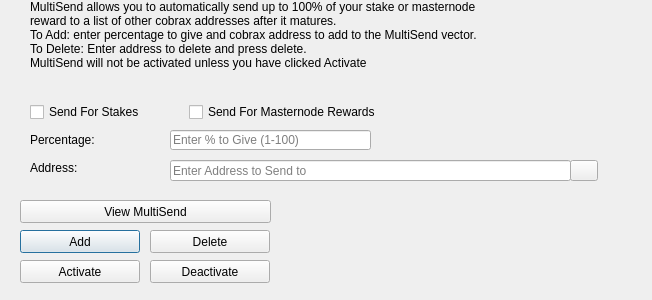
<?xml version="1.0" encoding="UTF-8"?>
<ui version="4.0">
 <class>MultiSendDialog</class>
 <widget class="QDialog" name="MultiSendDialog">
  <property name="windowModality">
   <enum>Qt::NonModal</enum>
  </property>
  <property name="geometry">
   <rect>
    <x>0</x>
    <y>0</y>
    <width>652</width>
    <height>300</height>
   </rect>
  </property>
  <property name="windowTitle">
   <string>MultiSend</string>
  </property>
  <widget class="QLineEdit" name="multiSendPercentEdit">
   <property name="geometry">
    <rect>
     <x>170</x>
     <y>130</y>
     <width>201</width>
     <height>20</height>
    </rect>
   </property>
   <property name="toolTip">
    <string>Enter whole numbers 1 - 100</string>
   </property>
   <property name="placeholderText">
    <string>Enter % to Give (1-100)</string>
   </property>
  </widget>
  <widget class="QLineEdit" name="multiSendAddressEdit">
   <property name="geometry">
    <rect>
     <x>170</x>
     <y>160</y>
     <width>401</width>
     <height>21</height>
    </rect>
   </property>
   <property name="toolTip">
    <string/>
   </property>
   <property name="placeholderText">
    <string>Enter Address to Send to</string>
   </property>
  </widget>
  <widget class="QLabel" name="label_2">
   <property name="geometry">
    <rect>
     <x>30</x>
     <y>0</y>
     <width>451</width>
     <height>121</height>
    </rect>
   </property>
   <property name="lineWidth">
    <number>1</number>
   </property>
   <property name="text">
    <string>MultiSend allows you to automatically send up to 100% of your stake or masternode reward to a list of other cobrax addresses after it matures.
To Add: enter percentage to give and cobrax address to add to the MultiSend vector.
To Delete: Enter address to delete and press delete.
MultiSend will not be activated unless you have clicked Activate</string>
   </property>
   <property name="alignment">
    <set>Qt::AlignLeading|Qt::AlignLeft|Qt::AlignTop</set>
   </property>
   <property name="wordWrap">
    <bool>true</bool>
   </property>
  </widget>
  <widget class="QLabel" name="message">
   <property name="geometry">
    <rect>
     <x>290</x>
     <y>200</y>
     <width>351</width>
     <height>91</height>
    </rect>
   </property>
   <property name="text">
    <string/>
   </property>
  </widget>
  <widget class="QPushButton" name="addButton">
   <property name="geometry">
    <rect>
     <x>20</x>
     <y>230</y>
     <width>120</width>
     <height>23</height>
    </rect>
   </property>
   <property name="toolTip">
    <string/>
   </property>
   <property name="statusTip">
    <string>Add to MultiSend Vector</string>
   </property>
   <property name="text">
    <string>Add</string>
   </property>
  </widget>
  <widget class="QPushButton" name="disableButton">
   <property name="geometry">
    <rect>
     <x>150</x>
     <y>260</y>
     <width>120</width>
     <height>23</height>
    </rect>
   </property>
   <property name="statusTip">
    <string>Deactivate MultiSend</string>
   </property>
   <property name="text">
    <string>Deactivate</string>
   </property>
  </widget>
  <widget class="QPushButton" name="addressBookButton">
   <property name="geometry">
    <rect>
     <x>570</x>
     <y>160</y>
     <width>28</width>
     <height>21</height>
    </rect>
   </property>
   <property name="toolTip">
    <string>Choose an address from the address book</string>
   </property>
   <property name="text">
    <string/>
   </property>
   <property name="icon">
    <iconset resource="../cobrax.qrc">
     <normaloff>:/icons/address-book</normaloff>:/icons/address-book</iconset>
   </property>
   <property name="shortcut">
    <string>Alt+A</string>
   </property>
   <property name="autoDefault">
    <bool>false</bool>
   </property>
  </widget>
  <widget class="QLabel" name="label">
   <property name="geometry">
    <rect>
     <x>30</x>
     <y>130</y>
     <width>121</width>
     <height>20</height>
    </rect>
   </property>
   <property name="toolTip">
    <string>Percentage of stake to send</string>
   </property>
   <property name="text">
    <string>Percentage:</string>
   </property>
  </widget>
  <widget class="QLabel" name="label_5">
   <property name="geometry">
    <rect>
     <x>30</x>
     <y>160</y>
     <width>111</width>
     <height>16</height>
    </rect>
   </property>
   <property name="toolTip">
    <string>Address to send portion of stake to</string>
   </property>
   <property name="text">
    <string>Address:</string>
   </property>
  </widget>
  <widget class="QPushButton" name="deleteButton">
   <property name="geometry">
    <rect>
     <x>150</x>
     <y>230</y>
     <width>120</width>
     <height>23</height>
    </rect>
   </property>
   <property name="toolTip">
    <string/>
   </property>
   <property name="statusTip">
    <string>Delete Address From MultiSend Vector</string>
   </property>
   <property name="text">
    <string>Delete</string>
   </property>
  </widget>
  <widget class="QPushButton" name="activateButton">
   <property name="geometry">
    <rect>
     <x>20</x>
     <y>260</y>
     <width>120</width>
     <height>23</height>
    </rect>
   </property>
   <property name="statusTip">
    <string>Activate MultiSend</string>
   </property>
   <property name="text">
    <string>Activate</string>
   </property>
  </widget>
  <widget class="QPushButton" name="viewButton">
   <property name="geometry">
    <rect>
     <x>20</x>
     <y>200</y>
     <width>251</width>
     <height>23</height>
    </rect>
   </property>
   <property name="toolTip">
    <string/>
   </property>
   <property name="statusTip">
    <string>View MultiSend Vector</string>
   </property>
   <property name="text">
    <string>View MultiSend</string>
   </property>
  </widget>
  <widget class="QWidget" name="horizontalLayoutWidget">
   <property name="geometry">
    <rect>
     <x>30</x>
     <y>100</y>
     <width>351</width>
     <height>24</height>
    </rect>
   </property>
   <layout class="QHBoxLayout" name="horizontalLayout">
    <item>
     <widget class="QCheckBox" name="multiSendStakeCheckBox">
      <property name="text">
       <string>Send For Stakes</string>
      </property>
     </widget>
    </item>
    <item>
     <widget class="QCheckBox" name="multiSendMasternodeCheckBox">
      <property name="text">
       <string>Send For Masternode Rewards</string>
      </property>
     </widget>
    </item>
   </layout>
  </widget>
 </widget>
 <resources>
  <include location="../cobrax.qrc"/>
 </resources>
 <connections/>
</ui>
